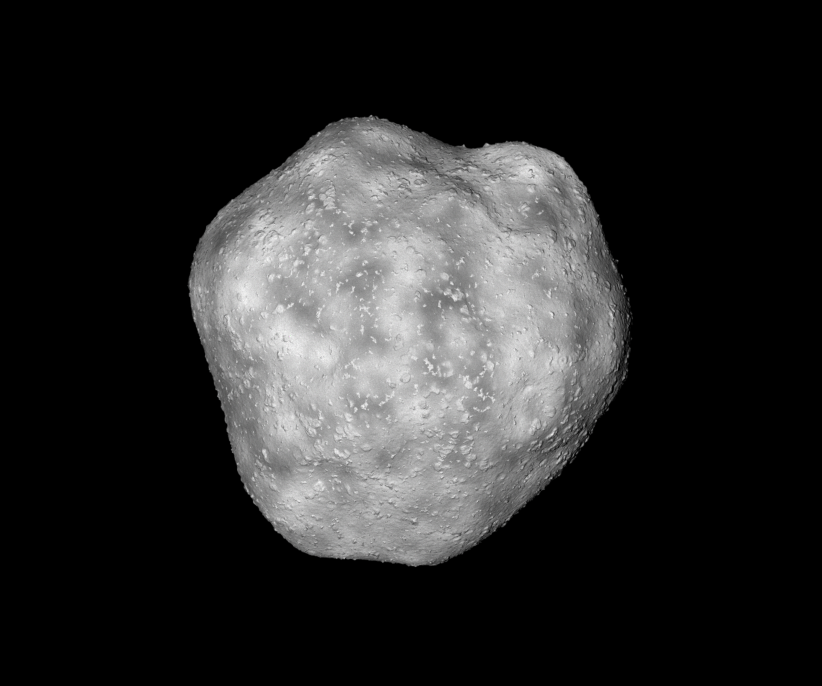
#> input picture doc/thesis/0_figures/compare_quality/set1/png.png, 2464 x 2056 px, found by its file name (shown at 1/3 size)
$ python crop.py
#> lines starting #> are read from the running program, lines starting #| are printed output that depends on the picture
import sys

import cv2
import matplotlib.pyplot as plt
import numpy as np

1232
1027
CORNER1 = (1082, 887)
CORNER2 = (1382, 1157)


def crop(file_name):
#> called with file_name = 'png.png'
    img = cv2.imread(file_name, cv2.IMREAD_UNCHANGED)
#> img is the input picture: shape (2056, 2464, 3); mean B, G, R 41.8, 41.8, 41.8
    file_name = file_name[:-4] + "_center.png"
    cv2.imwrite(file_name, img[CORNER1[1]:CORNER2[1], CORNER1[0]:CORNER2[0], :],
                (cv2.IMWRITE_PNG_COMPRESSION, 9))
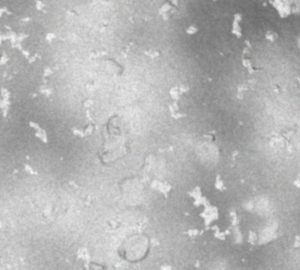
#> saved as png_center.png: shape (270, 300, 3); mean B, G, R 180.4, 180.4, 180.4

    return file_name


def frame(file_name):
#> called with file_name = 'png.png'
    img = cv2.imread(file_name, cv2.IMREAD_UNCHANGED)
    color = (0, 0, 255, 255)
    cv2.rectangle(img, CORNER1, CORNER2, color, thickness=3)
    file_name = file_name[:-4] + "_frame.png"
    cv2.imwrite(file_name, img, (cv2.IMWRITE_PNG_COMPRESSION, 9))

    return file_name


def create_diff_image(img_name, ref_img_name):
#> called with img_name = 'png.png', ref_img_name = 'png.png'
    ref_img = cv2.imread(ref_img_name, cv2.IMREAD_UNCHANGED)
    img = cv2.imread(img_name, cv2.IMREAD_UNCHANGED)
    diff_img = np.zeros((img.shape[0],img.shape[1],1),np.int16)
    diff_img[:,:,0] = np.linalg.norm(ref_img, axis=2) - np.linalg.norm(img, axis=2)
#> diff_img: shape (2056, 2464, 1) int16; every value is 0
    file_name = img_name[:-4] + "_diff.png"
    cv2.imwrite(file_name, (diff_img + np.abs(np.min(diff_img))).astype(np.uint8), (cv2.IMWRITE_PNG_COMPRESSION, 9))

    temp = diff_img
    plt.figure()
    plt.imshow(temp[:,:,0], interpolation='nearest', vmin=-70, vmax=70, cmap='seismic')
    plt.colorbar()
    file_name = file_name[:-4] + "_heatmap.png"
    plt.savefig(file_name)
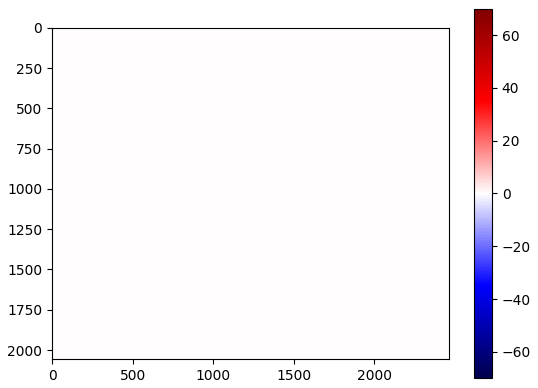
#> figure drawn by matplotlib, 2 panels
    plt.close()

    plt.figure()
    plt.hist(diff_img.flatten(), bins=10, range=(-70, 70))
    file_name = file_name[:-len("_heatmap.png")] + "_histogram.png"
    plt.savefig(file_name)
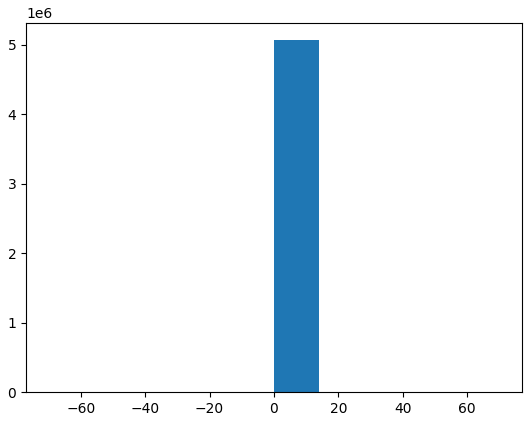
#> figure drawn by matplotlib, 1 panel; tallest bar 5065984 high, from x = 0 to 14
    plt.close()

    return file_name

if __name__ == "__main__":
    if len(sys.argv) > 1:
        cropped = crop(sys.argv[1])
    else:
        file_list = ["png.png",
                     "jp2_1000.png",
                     "jp2_100.png",
                     "jp2_10.png",
                     "jp2_1.png",
                     "jp2_5.png",
                     "jp2_4.png"]

        for file_name in file_list:
            cropped = crop(file_name)
            framed = frame(file_name)
            diffed = create_diff_image(file_name, "png.png")
            diffed = create_diff_image(cropped, "png_center.png")
#> call 2 of create_diff_image, with img_name = 'png_center.png', ref_img_name = 'png_center.png'
#> in create_diff_image (call 2), `diff_img[:,:,0] = np.linalg.norm(ref_img, axis=2) - np.linalg.norm(img..`: diff_img: shape (270, 300, 1) int16; every value is 0
#> in create_diff_image (call 2), `plt.savefig(file_name)`:
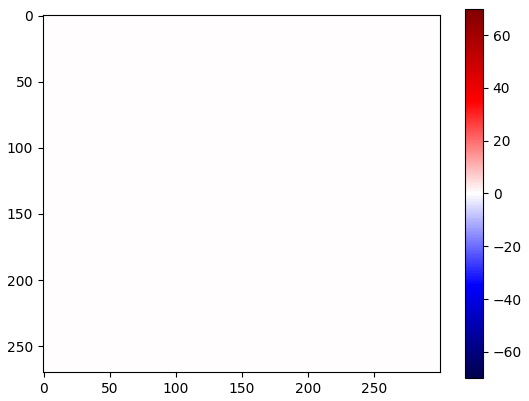
#> figure drawn by matplotlib, 2 panels
#> in create_diff_image (call 2), `plt.savefig(file_name)`:
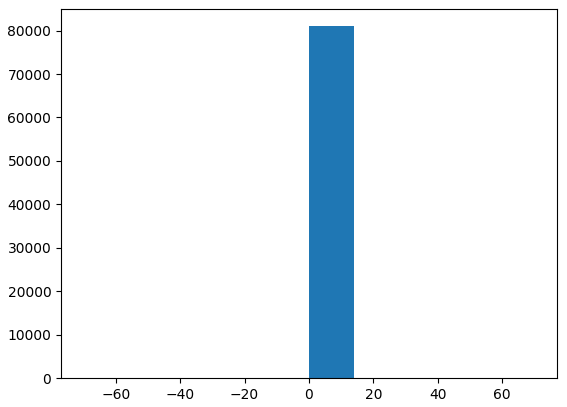
#> figure drawn by matplotlib, 1 panel; tallest bar 81000 high, from x = 0 to 14
#> pass 2 of the loop `for file_name in file_list:`:
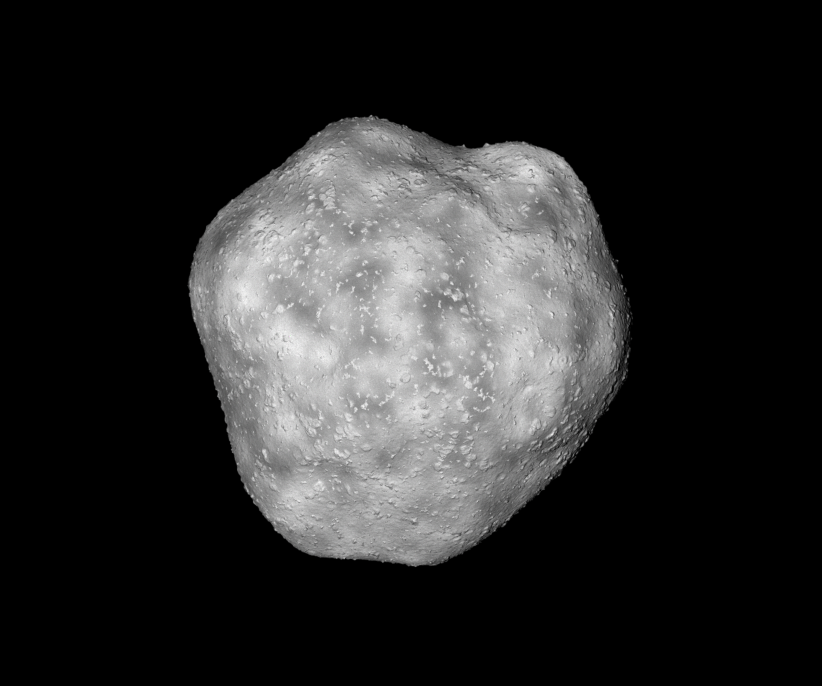
#> input picture doc/thesis/0_figures/compare_quality/set1/jp2_1000.png, 2464 x 2056 px, found by its file name (shown at 1/3 size)
#> in crop, img is the input picture: shape (2056, 2464, 3); mean B, G, R 41.8, 41.8, 41.8
#> diff_img: shape (2056, 2464, 1) int16
#> in create_diff_image (call 3), `plt.savefig(file_name)`:
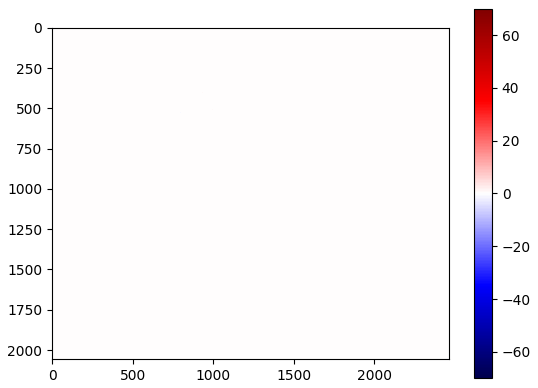
#> figure drawn by matplotlib, 2 panels
#> pass 3 of the loop `for file_name in file_list:`:
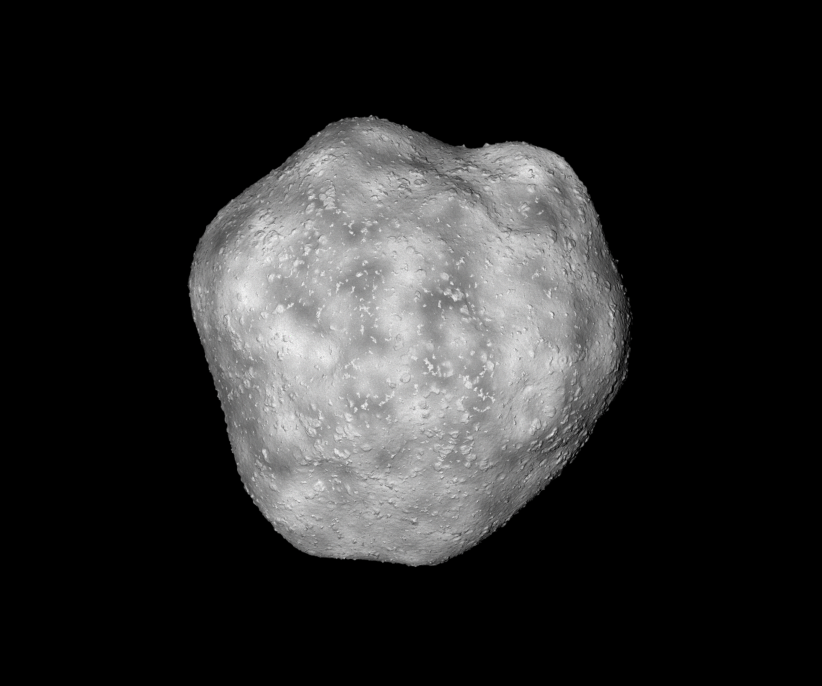
#> input picture doc/thesis/0_figures/compare_quality/set1/jp2_100.png, 2464 x 2056 px, found by its file name (shown at 1/3 size)
#> in crop, img is the input picture: shape (2056, 2464, 3); mean B, G, R 41.8, 41.8, 41.8
#> in create_diff_image (call 6), `diff_img[:,:,0] = np.linalg.norm(ref_img, axis=2) - np.linalg.norm(img..`:
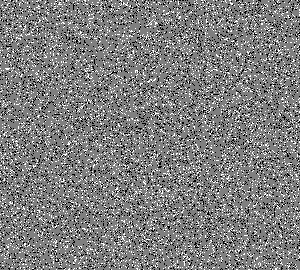
#> diff_img: shape (270, 300, 1) int16; min -1, max 1, mean -0.00686; drawn with min black and max white
#> in create_diff_image (call 6), `plt.savefig(file_name)`:
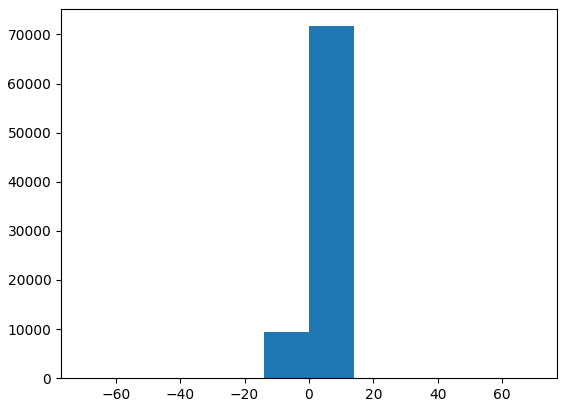
#> figure drawn by matplotlib, 1 panel; tallest bar 71677 high, from x = 0 to 14
#> (the run stopped early here; a loop or call above may not have finished)
